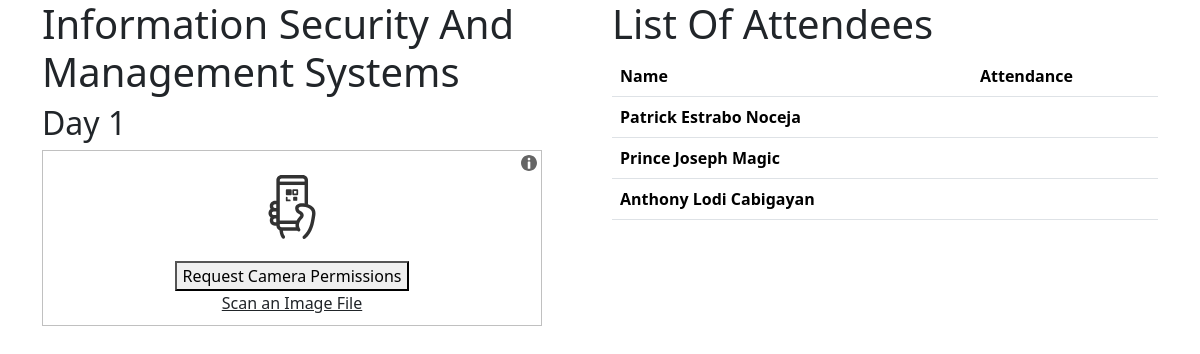
Before: /eventsqrapp/event/1/1/scan-attendees/ with the older database file.
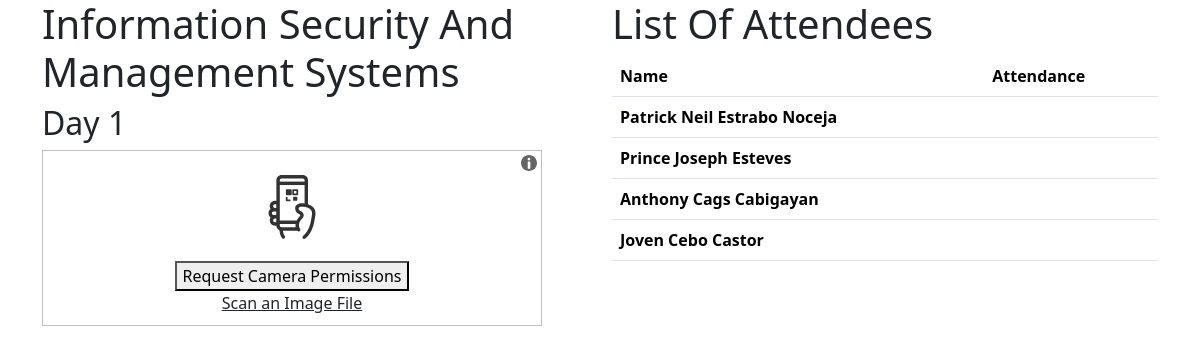
After: the same page with the newer database file.
### EventsQRApp/models.py (models this page shows, shortened)
class EventAttendee(models.Model):
    event = models.ForeignKey(Event, on_delete=models.CASCADE)
    attendee = models.ForeignKey(Attendee, on_delete=models.CASCADE)
    qrcode = models.CharField(max_length=200)

class Attendee(models.Model):
    @property
    def getFullName(self):
        return "%s %s %s" %(self.FirstName, self.MiddleName, self.LastName)
    FirstName = models.CharField(max_length=200)
    MiddleName = models.CharField(max_length=200)
    LastName = models.CharField(max_length=200)

### EventsQRApp/views.py (the view)
# urls.py: path("event/<int:event_id>/<int:day_id>/scan-attendees/", views.ScanAttendeesQRCode, name="ScanAttendeesQRCode"),
def ScanAttendeesQRCode(request,event_id,day_id):
    if request.method == "POST":
        return JsonResponse({'foo':request.POST["qrcode"]})
    event_attendees = EventAttendee.objects.filter(event_id=event_id)
    template = loader.get_template("EventsQRApp/scan-attendee-qr.html")
    event = Event.objects.get(pk=event_id)
    data = {
        "event": event,
        "event_attendees":event_attendees,
        "day": day_id
    }
    return HttpResponse(template.render(data, request))

### EventsQRApp/templates/EventsQRApp/scan-attendee-qr.html (shortened to what this page needs)
{% extends 'EventsQRApp/base.html' %}
{% load static %}
{% block content %}
    <div class="container">
        <div class="row">
            <div class="col-6">
                <div>
                    <h1>{{event.EventName}}</h1>
                    <h2>Day {{day}}</h2>
                    <div style="width: 500px" id="reader"></div>
                </div>
            </div>
            <div class="col-6">
                <h1>List Of Attendees</h1>
                <table class="table">
                    <thead>
                      <tr>
                        <th scope="col">Name</th>
                        <th scope="col">Attendance</th>
                      </tr>
                    </thead>
                    <tbody>
                        {% for event_attendee in event_attendees %}
                      <tr>
                        <th scope="row">{{event_attendee.attendee.getFullName}}</th>
                        <td>{{event.EventAttendeeDay.all }}</td>
                      </tr>
                        {% endfor %}
                    </tbody>
                  </table>
            </div>
        </div>
    </div>
{% endblock %}

### EventsQRApp/templates/EventsQRApp/base.html (shortened to what this page needs)
<!DOCTYPE html>
<html lang="en">
<head>
    <link href="https://cdn.jsdelivr.net/npm/bootstrap@5.3.2/dist/css/bootstrap.min.css" rel="stylesheet">
</head>
<body>
    {% block content %}
    {% endblock %}
</body>
</html>

Changed rows visible on the page:
removed EventAttendee: attendee.getFullName "Patrick Estrabo Noceja"
removed EventAttendee: attendee.getFullName "Prince Joseph Magic"
removed EventAttendee: attendee.getFullName "Anthony Lodi Cabigayan"
added EventAttendee: attendee.getFullName "Patrick Neil Estrabo Noceja"
added EventAttendee: attendee.getFullName "Prince Joseph Esteves"
added EventAttendee: attendee.getFullName "Anthony Cags Cabigayan"
added EventAttendee: attendee.getFullName "Joven Cebo Castor"
